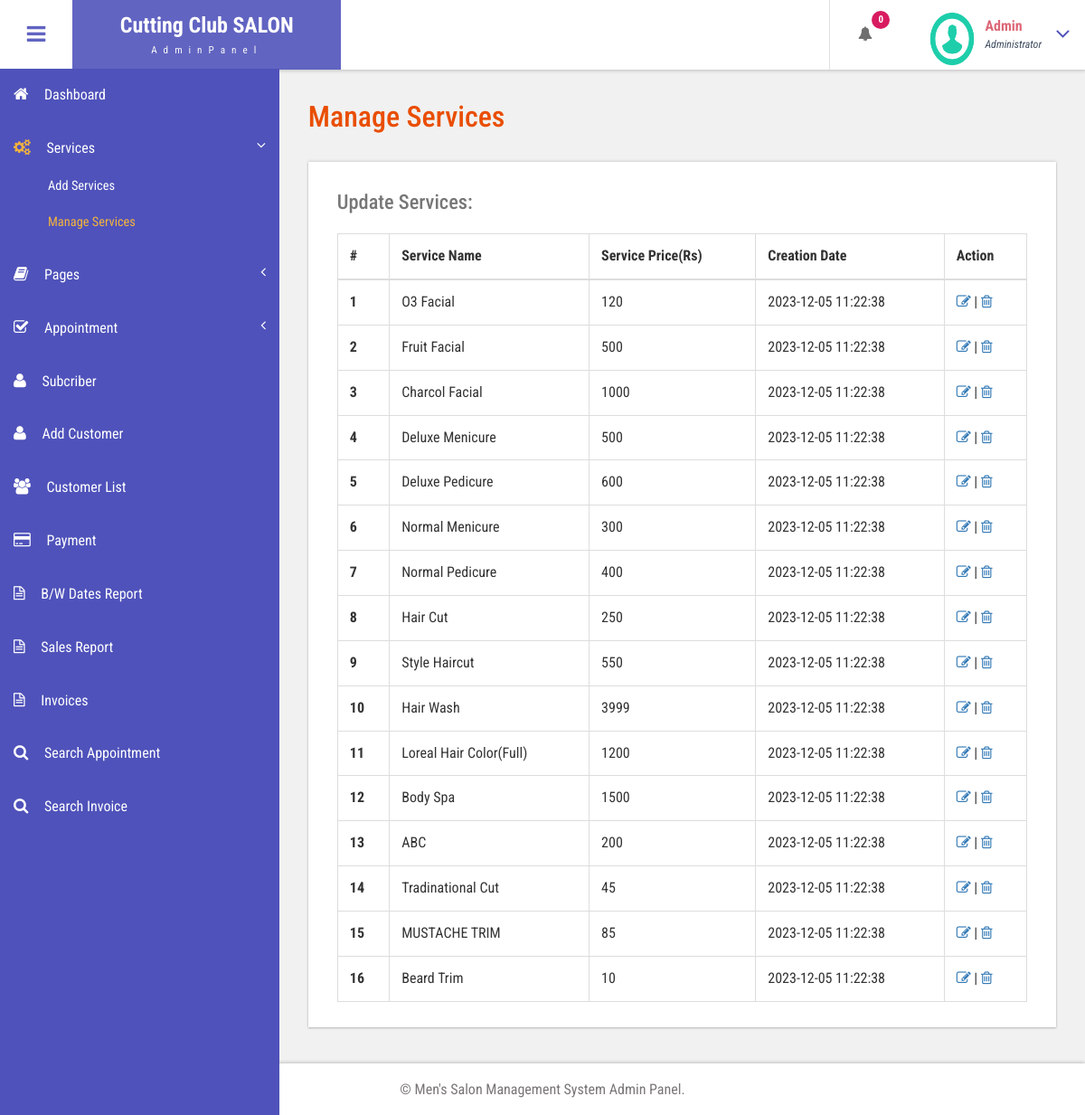
Screenshot of /admin/manage-services.php (signed in) with the database file from the repository.
### tables this page shows
CREATE TABLE `tblservices` (
  `ID` int(10) NOT NULL,
  `ServiceName` varchar(200) DEFAULT NULL,
  `Description` mediumtext DEFAULT NULL,
  `Cost` int(10) DEFAULT NULL,
  `CreationDate` timestamp NULL DEFAULT current_timestamp()
);

### admin/manage-services.php (the view, shortened to what this page needs)
<?php
include('includes/dbconnection.php');
if (strlen($_SESSION['bpmsaid']==0)) {
  header('location:logout.php');
  } else{
  ?>
<!DOCTYPE HTML>
<html>
<head>
<link href="css/bootstrap.css" rel='stylesheet' type='text/css' />
<link href="css/style.css" rel='stylesheet' type='text/css' />
<link href="css/font-awesome.css" rel="stylesheet">
<link href="css/animate.css" rel="stylesheet" type="text/css" media="all">
<link href="css/custom.css" rel="stylesheet">
</head>
<body class="cbp-spmenu-push">
	<div class="main-content">
		 <?php include_once('includes/sidebar.php');?>
		 <?php include_once('includes/header.php');?>
		<div id="page-wrapper">
			<div class="main-page">
				<div class="tables">
					<h3 class="title1">Manage Services</h3>
					<div class="table-responsive bs-example widget-shadow">
						<h4>Update Services:</h4>
						<table class="table table-bordered"> <thead> <tr> <th>#</th> <th>Service Name</th> <th>Service Price(Rs)</th> <th>Creation Date</th><th>Action</th> </tr> </thead> <tbody>
<?php
$ret=mysqli_query($con,"select *from  tblservices");
$cnt=1;
while ($row=mysqli_fetch_array($ret)) {
?>
						 <tr> <th scope="row"><?php echo $cnt;?></th> <td><?php  echo $row['ServiceName'];?></td> <td><?php  echo $row['Cost'];?></td><td><?php  echo $row['CreationDate'];?></td> <td><a href="edit-services.php?editid=<?php echo $row['ID'];?>"><i class="fa fa-edit"></i></a> |
<a href="manage-services.php?action=delete&&id=<?php echo $row['ID'];?>"><i class="fa fa-trash-o" aria-hidden="true"></i></a>
						 	</td> </tr>   <?php
$cnt=$cnt+1;
}?></tbody> </table>
					</div>
				</div>
			</div>
		</div>
		 <?php include_once('includes/footer.php');?>
	</div>
</body>
</html>
<?php }  ?>

### admin/includes/header.php (shortened to what this page needs)
<div class="sticky-header header-section ">
      <div class="header-left">
        <button id="showLeftPush"><i class="fa fa-bars"></i></button>
        <div class="logo">
          <a href="index.html">
            <h1>Cutting Club SALON</h1>
            <span>AdminPanel</span>
          </a>
        </div>
      </div>
      <div class="header-right">
        <div class="profile_details_left">
          <ul class="nofitications-dropdown">
            <?php
$ret1=mysqli_query($con,"select ID,Name from  tblappointment where Status=''");
$num=mysqli_num_rows($ret1);
?>
            <li class="dropdown head-dpdn">
              <a href="#" class="dropdown-toggle" data-toggle="dropdown" aria-expanded="false"><i class="fa fa-bell"></i><span class="badge blue"><?php echo $num;?></span></a>
            </li>
          </ul>
          <div class="clearfix"> </div>
        </div>
        <div class="profile_details">
        <?php
$adid=$_SESSION['bpmsaid'];
$ret=mysqli_query($con,"select AdminName from tbladmin where ID='$adid'");
$row=mysqli_fetch_array($ret);
$name=$row['AdminName'];
?>
          <ul>
            <li class="dropdown profile_details_drop">
              <a href="#" class="dropdown-toggle" data-toggle="dropdown" aria-expanded="false">
                <div class="profile_img">
                  <span class="prfil-img"><img src="images/download (1).png" alt="" width="50" height="60"> </span>
                  <div class="user-name">
                    <p><?php echo $name; ?></p>
                    <span>Administrator</span>
                  </div>
                  <i class="fa fa-angle-down lnr"></i>
                  <div class="clearfix"></div>
                </div>
              </a>
            </li>
          </ul>
        </div>
      </div>
      <div class="clearfix"> </div>
    </div>

### admin/css/style.css (style rules this page uses)
h4, h5, h6, h1, h2, h3 { margin: 0; }
ul, ol { margin: 0; }
p { margin: 0; }
html, body { font-family: 'Roboto Condensed', sans-serif; font-size: 100%; overflow-x: hidden; background: #fff; }
body a { transition: 0.5s all ease; -webkit-transition: 0.5s all ease; -moz-transition: 0.5s all ease; -o-transition: 0.5s all ease; -ms-transition: 0.5s all ease; text-decoration:none; }
h1,h2,h3,h4,h5,h6 { margin:0; }
p { margin:0; }
ul,label { margin:0; padding:0; }
.main-content { position: relative; }
.sticky-header { position: fixed; top: 0; left:0px; width: 100%; z-index: 100; }
.header-section { background:#FFF; box-shadow: 1px 1px 4px rgba(0, 0, 0, 0.21); -webkit-box-shadow: 1px 1px 4px rgba(0, 0, 0, 0.21); -moz-box-shadow: 1px 1px 4px rgba(0, 0, 0, 0.21); -o-box-shadow: 1px 1px 4px rgba(0, 0, 0, 0.21); }
.header-section::after { clear: both; display: block; content: ''; }
.header-left { float: left; width: 45%; }
.header-right { float: right; }
button#showLeftPush { font-size: 1.5em; width: 80px; padding: 0.87em 0; text-align: center; cursor: pointer; float: left; color: #6F6F6F; -moz-transition: all 0.2s ease-out 0s; -webkit-transition: all 0.2s ease-out 0s; transition: all 0.2s ease-out 0s; border: none; background-color: #fff; outline:none; }
.cbp-spmenu-push { overflow-x: hidden; position: relative; }
.cbp-spmenu, .cbp-spmenu-push { -webkit-transition: all 0.3s ease; -moz-transition: all 0.3s ease; transition: all 0.3s ease; }
.cbp-spmenu-push div#page-wrapper { margin: 0 0 0 19.3em; transition:.5s all; -webkit-transition:.5s all; -moz-transition:.5s all; }
.fa { display: inline-block; font-family: FontAwesome; font-style: normal; font-weight: normal; line-height: 1; -webkit-font-smoothing: antialiased; -moz-osx-font-smoothing: grayscale; }
.logo { background: #6164C1; text-align: center; float: left; }
.logo a { padding: 0.9em 3.3em .7em; display: block; text-decoration: none; }
.logo a h1 { color: #fff; font-size: 1.5em; line-height: 1.2em; font-weight: 700; }
.logo a span { color: #F8F8F8; font-size: .7em; text-align: center; letter-spacing: 7px; }
.profile_details_left { float: left; }
li.dropdown.head-dpdn { display: inline-block; padding: 1.7em 0; border-left: 1px solid #E0E0E0; float: left; }
li.dropdown.head-dpdn a.dropdown-toggle { padding: 1.7em 2em; }
i.fa.fa-bell { color:#6F6F6F; }
.header-right span.badge { font-size: 11px; font-weight: bold; color: #FFF; background: #8BC34A; line-height: 15px; width: 20px; height: 20px; border-radius: 2em; -webkit-border-radius: 2em; -moz-border-radius: 2em; -o-border-radius: 2em; text-align: center; display: inline-block; position: absolute; top: 16%; padding: 2px 0 0; }
.header-right span.blue { background-color:#D81B60; }
.profile_details { float: right; }
.profile_details_drop a.dropdown-toggle { display:block; padding: 0.8em 3em 0 2em; }
.profile_img span.prfil-img { float:left; }
.user-name { float:left; margin-top:8px; margin-left:11px; height:35px; }
.profile_details ul li { list-style-type:none; position:relative; }
.profile_details li a i.fa.lnr { position: absolute; top: 34%; right: 8%; color: #4F52BA; font-size: 1.6em; }
.user-name p { font-size:1em; color:#DD6777; line-height:1em; font-weight:700; }
.user-name span { font-size: .75em; font-style: italic; color: #424f63; font-weight: normal; margin-top: .3em; }
.widget-shadow { background-color: #fff; box-shadow: 0 -1px 3px rgba(0,0,0,.12),0 1px 2px rgba(0,0,0,.24); -webkit-box-shadow: 0 -1px 3px rgba(0,0,0,.12),0 1px 2px rgba(0,0,0,.24); -moz-box-shadow: 0 -1px 3px rgba(0,0,0,.12),0 1px 2px rgba(0,0,0,.24); }
h3.title1 { font-size: 2em; color: #e94e02; margin-bottom: 0.8em; }
.table > thead > tr > th, .table > tbody > tr > th, .table > tfoot > tr > th, .table > thead > tr > td, .table > tbody > tr > td, .table > tfoot > tr > td { border-top: none; }
.tables h4 { font-size: 1.4em; margin-bottom: 1em; color: #777777; }
.tables .panel-body ,.tables .bs-example { padding: 2em 2em 0.5em; }
.tables .table > thead > tr > th, .tables .table > tbody > tr > th, .tables .table > tfoot > tr > th, .tables .table > thead > tr > td, .tables .table > tbody > tr > td, .tables .table > tfoot > tr > td { padding: 13px; border-top: 1px solid #E0E0E0; }
.bs-example { margin-top: 2em; }

### admin/css/custom.css (style rules this page uses)
#page-wrapper { padding:7em 2em 2.5em; background-color: #F1F1F1; }

### rows the page displays
tblservices: ServiceName "O3 Facial", Cost "120", CreationDate "2023-12-05 11:22:38"
tblservices: ServiceName "Fruit Facial", Cost "500", CreationDate "2023-12-05 11:22:38"
tblservices: ServiceName "Charcol Facial", Cost "1000", CreationDate "2023-12-05 11:22:38"
tblservices: ServiceName "Deluxe Menicure", Cost "500", CreationDate "2023-12-05 11:22:38"
tblservices: ServiceName "Deluxe Pedicure", Cost "600", CreationDate "2023-12-05 11:22:38"
tblservices: ServiceName "Normal Menicure", Cost "300", CreationDate "2023-12-05 11:22:38"
tblservices: ServiceName "Normal Pedicure", Cost "400", CreationDate "2023-12-05 11:22:38"
tblservices: ServiceName "Hair Cut", Cost "250", CreationDate "2023-12-05 11:22:38"
tblservices: ServiceName "Style Haircut", Cost "550", CreationDate "2023-12-05 11:22:38"
tblservices: ServiceName "Hair Wash", Cost "3999", CreationDate "2023-12-05 11:22:38"
tblservices: ServiceName "Loreal Hair Color(Full)", Cost "1200", CreationDate "2023-12-05 11:22:38"
tblservices: ServiceName "Body Spa", Cost "1500", CreationDate "2023-12-05 11:22:38"
tblservices: ServiceName "ABC", Cost "200", CreationDate "2023-12-05 11:22:38"
tblservices: ServiceName "Tradinational Cut", Cost "45", CreationDate "2023-12-05 11:22:38"
tblservices: ServiceName "MUSTACHE TRIM", Cost "85", CreationDate "2023-12-05 11:22:38"
tblservices: ServiceName "Beard Trim", Cost "10", CreationDate "2023-12-05 11:22:38"

### other values shown
$num "0"
$name "Admin"
